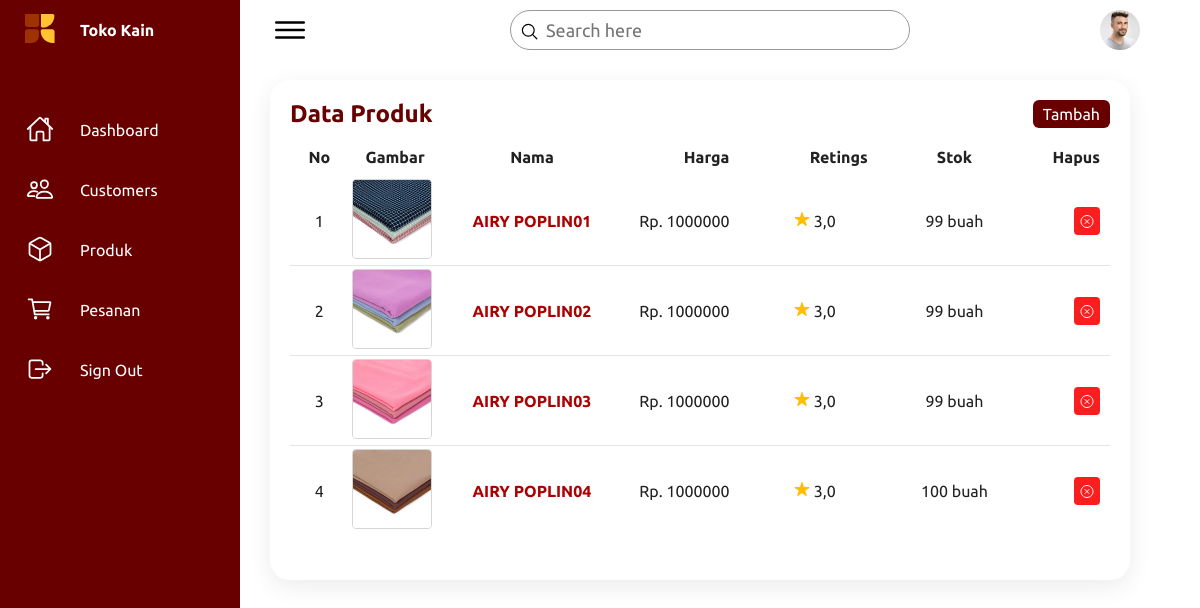
The page /produk-list/ on the database as committed earlier.
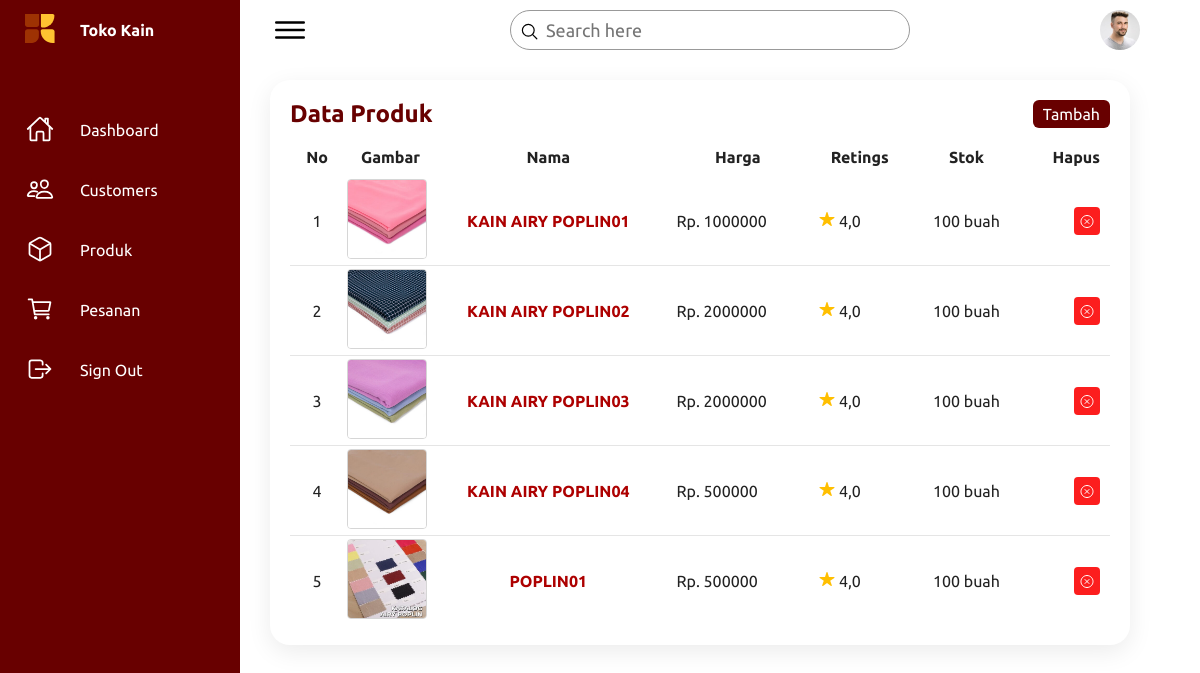
The same page on the database as committed later.
### greenstore_app/models.py (models this page shows, shortened)
class Produk(models.Model):
    img_produk = models.ImageField(upload_to='produk')
    nama_produk = models.CharField(max_length=100)
    rettings = models.FloatField()
    harga = models.IntegerField()
    stok = models.IntegerField(default=0)

### greenstore_app/views.py (the view)
# urls.py: path('produk-list/', BarangListView.as_view(), name='barang'),
class BarangListView(ListView):
    model = Produk
    template_name = 'dsh_barang.html'  # Ganti 'nama_template_anda.html' dengan nama template yang sesuai
    context_object_name = 'produk_list'
    ordering = ['nama_produk']  # Sesuaikan dengan field yang ingin Anda gunakan sebagai urutan
    def get_context_data(self, **kwargs):
        context = super().get_context_data(**kwargs)
        return context

### templates/dsh_barang.html (shortened to what this page needs)
{% load static %}
<!DOCTYPE html>
<html lang="en">
<head>
    <link rel="stylesheet" href="{% static 'css/dashboard.css' %}">
</head>
<body>
    <div class="container">
        <div class="navigation">
            <ul>
                <li>
                    <a href="">
                        <span class="icon">
                            <img src="{% static 'img/logo.svg' %}" alt="Toko Kain" style="width: 30px;">
                        </span>
                        <span class="title" style="font-weight: bold;">Toko Kain</span>
                    </a>
                </li>
                <li>
                    <a href="{% url 'dashboard' %}">
                        <span class="icon">
                            <ion-icon name="home-outline"></ion-icon>
                        </span>
                        <span class="title">Dashboard</span>
                    </a>
                </li>
                <li>
                    <a href="{% url 'customor' %}">
                        <span class="icon">
                            <ion-icon name="people-outline"></ion-icon>
                        </span>
                        <span class="title">Customers</span>
                    </a>
                </li>
                <li>
                    <a href="{% url 'barang' %}">
                        <span class="icon">
                            <ion-icon name="cube-outline"></ion-icon>
                        </span>
                        <span class="title">Produk</span>
                    </a>
                </li>
                <li>
                    <a href="{% url 'pesanan' %}">
                        <span class="icon">
                            <ion-icon name="cart-outline"></ion-icon>
                        </span>
                        <span class="title">Pesanan</span>
                    </a>
                </li>
                <li>
                    <a href="">
                        <span class="icon">
                            <ion-icon name="log-out-outline"></ion-icon>
                        </span>
                        <span class="title">Sign Out</span>
                    </a>
                </li>
            </ul>
        </div>
        <div class="main">
            <div class="topbar">
                <div class="toggle">
                    <ion-icon name="menu-outline"></ion-icon>
                </div>
                <div class="search">
                    <label>
                        <input type="text" placeholder="Search here">
                        <ion-icon name="search-outline"></ion-icon>
                    </label>
                </div>
                <div class="user">
                    <img src="{% static 'img/customer01.jpg' %}" alt="user">
                </div>
            </div>
            <div class="details">
                <div class="recentOrders">
                    <div class="cardHeader">
                        <h2>Data Produk</h2>
                        <a href="#" class="btn" onclick="window.dialog.showModal();">Tambah</a>
                    </div>
                    <table>
                        <thead>
                            <tr style="text-align: center;">
                                <td>No</td>
                                <td>Gambar</td>
                                <td>Nama</td>
                                <td>Harga</td>
                                <td>Retings</td>
                                <td>Stok</td>
                                <td>Hapus</td>
                            </tr>
                        </thead>
                        <tbody>
                            {% for produk in produk_list %}
                                <tr>
                                    <td style="text-align: center;">{{ forloop.counter }}</td>
                                    <td style="width: 80px; height: 80px; padding: 3px;">
                                        <img src="{{ produk.img_produk.url }}" alt="{{ produk.nama_produk }}" style="width: 80px; height: 80px; border: 1px solid rgb(214, 214, 214); border-radius: 4px;">
                                    </td>
                                    <td>
                                        <a href="#" class="edit-produk-btn" data-produk-id="{{ produk.id }}">
                                            {{ produk.nama_produk }}
                                        </a>
                                    </td>
                                    <td>Rp. {{ produk.harga }}</td>
                                    <td>
                                        <ion-icon name="star" style="color:rgb(255, 191, 0);"></ion-icon> {{ produk.rettings }}
                                    </td>
                                    <td style="text-align: center;">{{ produk.stok }} buah</td>
                                    <td>
                                        <a href="#" class="delete-user-btn" data-user-id="{{ produk.id }}" style="background-color: rgb(252, 30, 30); padding:5px; border-radius: 4px; color: white;">
                                            <ion-icon name="close-circle-outline" style="transform: translateY(2.5px);"></ion-icon>
                                        </a>
                                    </td>
                                </tr>
                            {% endfor %}
                        </tbody>
                    </table>
                </div>
            </div>
        </div>
    </div>
</body>
</html>

### static/css/dashboard.css (style rules this page uses)
* { font-family: "Ubuntu", sans-serif; margin: 0; padding: 0; box-sizing: border-box; }
:root { --satu: #FFC331; --dua: #ad0000; --blue: #680000; --white: #fff; --gray: #f5f5f5; --black1: #222; --black2: #999; --vs-primary: 29 92 255; }
body { min-height: 100vh; overflow-x: hidden; }
.container { position: relative; width: 100%; }
.navigation { position: fixed; width: 240px; height: 100%; background: var(--blue); border-left: 10px solid var(--blue); transition: 0.5s; overflow: hidden; }
.navigation ul { position: absolute; top: 0; left: 0; width: 100%; }
.navigation ul li { position: relative; width: 100%; list-style: none; border-top-left-radius: 30px; border-bottom-left-radius: 30px; }
.navigation ul li:nth-child(1) { margin-bottom: 40px; pointer-events: none; }
.navigation ul li a { position: relative; display: block; width: 100%; display: flex; text-decoration: none; color: var(--white); }
.navigation ul li a .icon { position: relative; display: block; min-width: 60px; height: 60px; line-height: 75px; text-align: center; }
.navigation ul li a .icon ion-icon { font-size: 1.75rem; }
.navigation ul li a .title { position: relative; display: block; padding: 0 10px; height: 60px; line-height: 60px; text-align: start; white-space: nowrap; }
.main { position: absolute; width: calc(100% - 300px); left: 250px; min-height: 100vh; background: var(--white); transition: 0.5s; }
.topbar { width: 100%; height: 60px; display: flex; justify-content: space-between; align-items: center; padding: 0 10px; }
.toggle { position: relative; width: 60px; height: 60px; display: flex; justify-content: center; align-items: center; font-size: 2.5rem; cursor: pointer; }
.search { position: relative; width: 400px; margin: 0 10px; }
.search label { position: relative; width: 100%; }
.search label input { width: 100%; height: 40px; border-radius: 40px; padding: 5px 20px; padding-left: 35px; font-size: 18px; outline: none; border: 1px solid var(--black2); }
.search label ion-icon { position: absolute; top: 0; left: 10px; font-size: 1.2rem; }
.user { position: relative; width: 40px; height: 40px; border-radius: 50%; overflow: hidden; cursor: pointer; }
.user img { position: absolute; top: 0; left: 0; width: 100%; height: 100%; object-fit: cover; }
.details { position: relative; width: 100%; padding: 20px; display: grid; grid-template-columns: 1fr; grid-gap: 30px; }
.details .recentOrders { position: relative; min-height: 500px; background: var(--white); padding: 20px; box-shadow: 0 7px 25px rgba(0, 0, 0, 0.08); border-radius: 20px; }
.details .cardHeader { display: flex; justify-content: space-between; align-items: flex-start; }
.cardHeader h2 { font-weight: 600; color: var(--blue); }
.cardHeader .btn { position: relative; padding: 5px 10px; background: var(--blue); text-decoration: none; color: var(--white); border-radius: 6px; }
.details table { width: 100%; border-collapse: collapse; margin-top: 10px; }
.details table thead td { font-weight: 600; }
.details .recentOrders table tr { color: var(--black1); border-bottom: 1px solid rgba(0, 0, 0, 0.1); }
.details .recentOrders table tbody tr td a { color: var(--dua); text-decoration: none; font-weight: bold; text-transform: uppercase; }
.details .recentOrders table tr:last-child { border-bottom: none; }
.details .recentOrders table tr td { padding: 10px; }
.details .recentOrders table tr td:last-child { text-align: end; }
.details .recentOrders table tr td:nth-child(2) { text-align: end; }
.details .recentOrders table tr td:nth-child(3) { text-align: center; }

Rows that differ between the two databases and show on the page:
removed Produk: img_produk (picture), nama_produk "AIRY POPLIN04", harga "1000000", rettings "3,0", stok "100"
added Produk: img_produk (picture), nama_produk "KAIN AIRY POPLIN01", harga "1000000", rettings "4,0", stok "100"
added Produk: img_produk (picture), nama_produk "KAIN AIRY POPLIN02", harga "2000000", rettings "4,0", stok "100"
changed Produk: img_produk: a different picture; nama_produk "AIRY POPLIN01" → "KAIN AIRY POPLIN03"; harga "1000000" → "2000000"; rettings "3,0" → "4,0"; stok "99" → "100"
changed Produk: img_produk: a different picture; nama_produk "AIRY POPLIN02" → "KAIN AIRY POPLIN04"; harga "1000000" → "500000"; rettings "3,0" → "4,0"; stok "99" → "100"
changed Produk: img_produk: a different picture; nama_produk "AIRY POPLIN03" → "POPLIN01"; harga "1000000" → "500000"; rettings "3,0" → "4,0"; stok "99" → "100"
